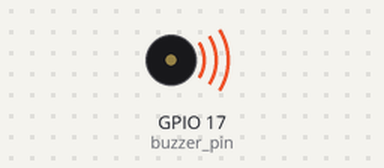
Simulated run of this program. Board: Raspberry Pi (BCM pin numbers). Shown: buzzer (waves = sounding). At 4.0 s the program stops and its outputs stay as they are.

Above: at 0.1 s.
At 4.1 s:
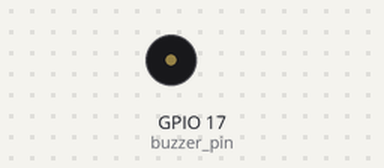
Timing chart, 0 to 5.5 s (numbered marks = the images above):
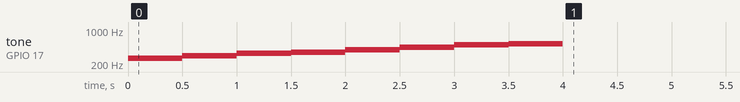

Measured:
- by itself, tone on GPIO 17 (buzzer_pin): plays 262 Hz for 0.50 s, 294 Hz for 0.50 s, 330 Hz for 0.50 s, 349 Hz for 0.50 s, 392 Hz for 0.50 s, 440 Hz for 0.50 s … (8 notes in this stretch)

The program:

pwm_buzzer_melody.py
```python
import RPi.GPIO as GPIO
import time

buzzer_pin=17

GPIO.setmode(GPIO.BCM)

GPIO.setup(buzzer_pin, GPIO.OUT)

pwm=GPIO.PWM(buzzer_pin, 1.0) # 객체 생성 후 PWM 파형의 주파수를 1.0Hz로 설정
pwm.start(50.0) # PWM 구동 시작(인자 50.0)

melody=[262,294,330,349,392,440,494,523] # 4옥타브의 도 음~ 5옥타브의 도 음~

for note in range(0,8):
	pwm.ChangeFrequency(melody[note])
	time.sleep(0.5)

pwm.ChangeDutyCycle(0.0)

pwm.stop()
GPIO.cleanup()
```
